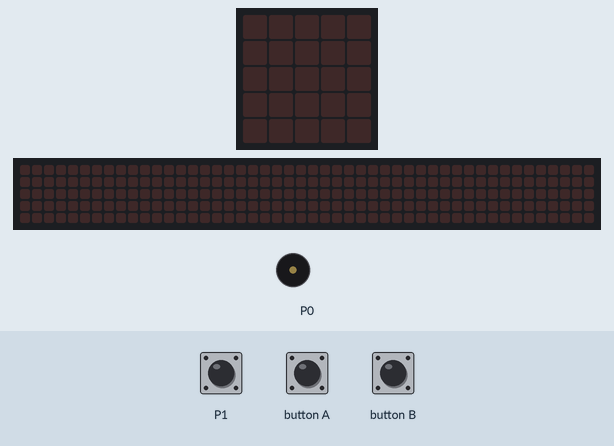
Recording of a program running on a simulated BBC micro:bit (MakeCode). Parts: the board's 5×5 LED display, a strip that is not on the board, showing the scrolling text unrolled, buzzer (waves = sounding). The inputs (shaded band) are chosen by the test bench; at power-on: P1 LOW. The 48×5 strip is a reading aid, not a part: it shows the text the display is scrolling, unrolled, one strip-width of it at a time.

Above: at 1.2 s.
1.3 s: button A pressed for 0.15 s
At 3.6 s:
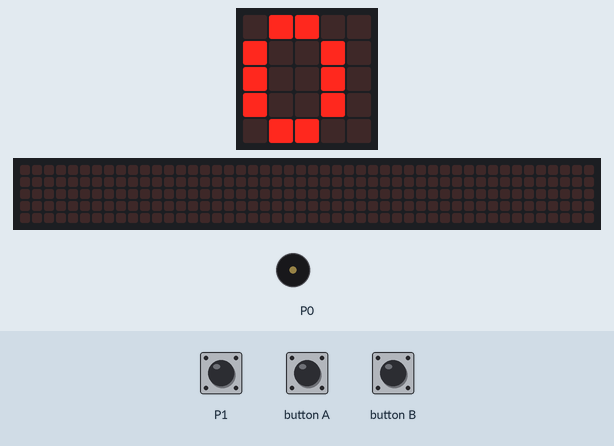
4.3 s: button A pressed for 0.15 s
At 4.85 s:
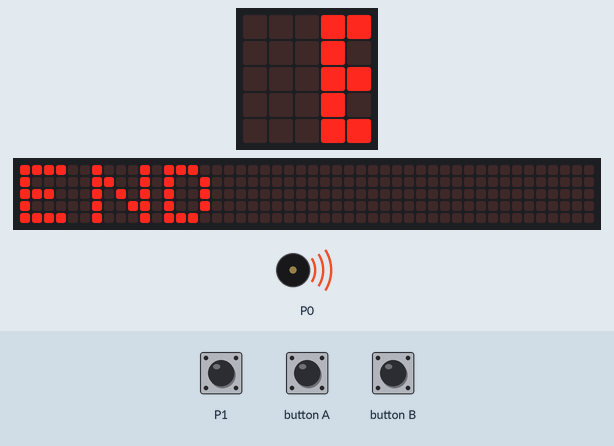
7.3 s: button B pressed for 0.15 s
At 9.1 s:
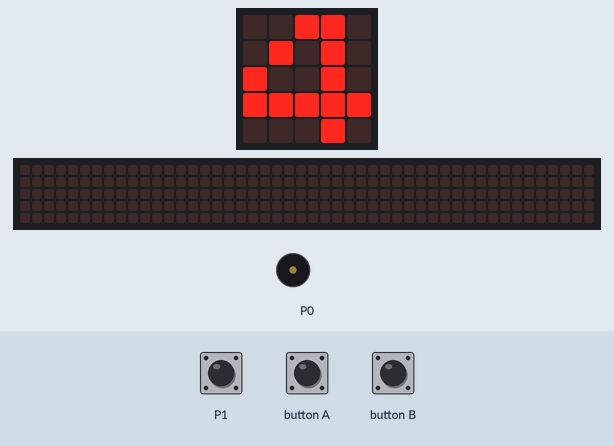
9.5 s: button A pressed for 0.15 s
At 9.75 s:
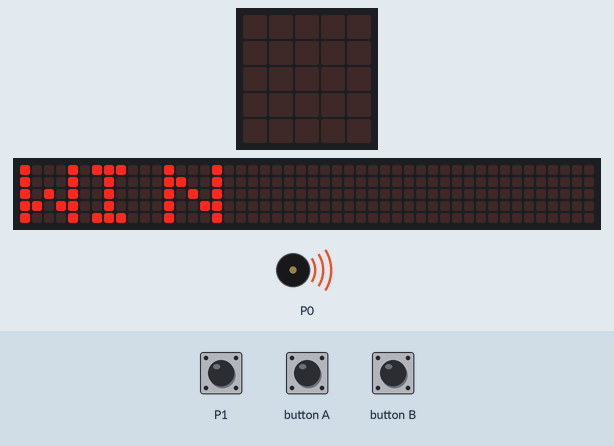
12.5 s: P1 pulled HIGH for 3.2 s
At 17.0 s:
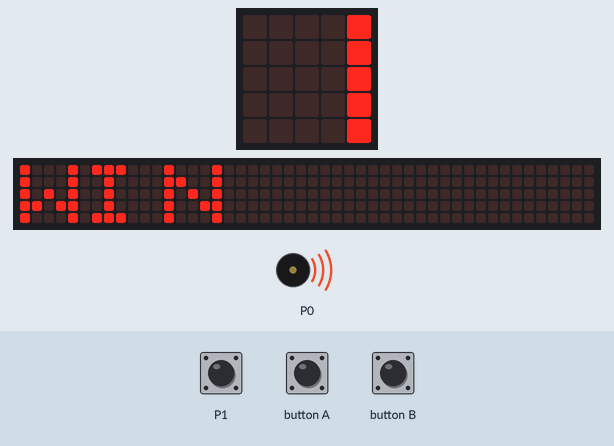
17.2 s: button A pressed for 0.15 s
At 17.45 s:
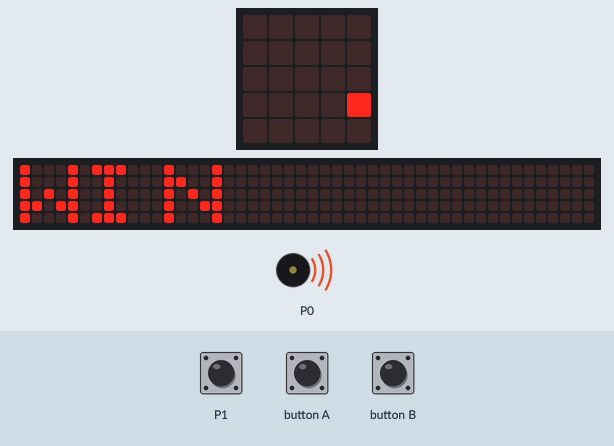
Timing chart, 0 to 20.2 s (numbered marks = the images above; inputs shaded):
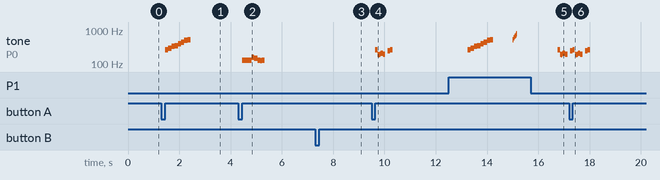

The program:

main.ts
```typescript
/**
 * Created by Github@Rodriaum
 * Start the system along with the variables.
 */

let score = 0
let range = 3

let started = false

/**
 * Button Pressed Event
 */

input.onButtonPressed(Button.A, function() {
    if (!started) {
        if (hasRangeLimit())
            handleEnd()

        music.play(music.stringPlayable("C D E F G A B C5 ", 500), music.PlaybackMode.UntilDone)
        basic.showNumber(score)
        started = true
    } else {
        handleEnd()
    }
})

input.onButtonPressed(Button.B, function () {
    range++
    basic.showNumber(range)
})

/**
 * Repeaters
 */

basic.forever(function () {
    if (started && pins.digitalReadPin(DigitalPin.P1) == 1) {
        score++
        music.startMelody(music.builtInMelody(Melodies.JumpUp), MelodyOptions.Once)
        basic.showNumber(score)
        basic.pause(1000)

        // Ao atingir o limite máximo de pontuação, o jogo termina.
        if (started && hasRangeLimit())
            handleEnd()
    }
})

/**
 * Functions
 */

function handleEnd() {
    started = false
    music.startMelody(
        music.builtInMelody(hasRangeLimit()
        ? Melodies.Punchline
        : Melodies.Funeral
        ), MelodyOptions.Once)
    basic.clearScreen()
    basic.showString(hasRangeLimit() ? "WIN" : "END", 150)
    basic.clearScreen()
    score = 0
    range = 0
}

function hasRangeLimit() {
    return score >= range
}
```

test.ts
```typescript
// os teses vão aqui; isto não será compilado quando este pacote for usado como extensão.
```

Measured:
- after the input at 1.3 s, tone on P0: plays 262 Hz for 0.13 s, 294 Hz for 0.13 s, 330 Hz for 0.13 s, 349 Hz for 0.13 s, 392 Hz for 0.13 s, 440 Hz for 0.13 s … (8 notes in this stretch), starting after 0.15 s; the display: changes after 1.2 s (image 1)
- after the input at 4.3 s, tone on P0: plays 131 Hz for 0.38 s, 156 Hz for 0.10 s, 147 Hz for 0.13 s, 131 Hz for 0.13 s, 123 Hz for 0.04 s, 131 Hz for 0.12 s, starting after 0.15 s; the display: first changes after 0.15 s (image 2 shows a later state)
- after the input at 7.3 s, the display: first differs from a run without the input after 0.75 s (image 3)
- after the input at 9.5 s, tone on P0: plays 262 Hz for 0.10 s, 196 Hz for 0.04 s, 185 Hz for 0.04 s, 196 Hz for 0.04 s, 208 Hz for 0.10 s, 196 Hz for 0.09 s … (8 notes in this stretch), starting after 0.15 s; the display: changes after 0.15 s (image 4)
- after the input at 17.2 s, the display: first differs from a run without the input after 0.16 s (image 6)
